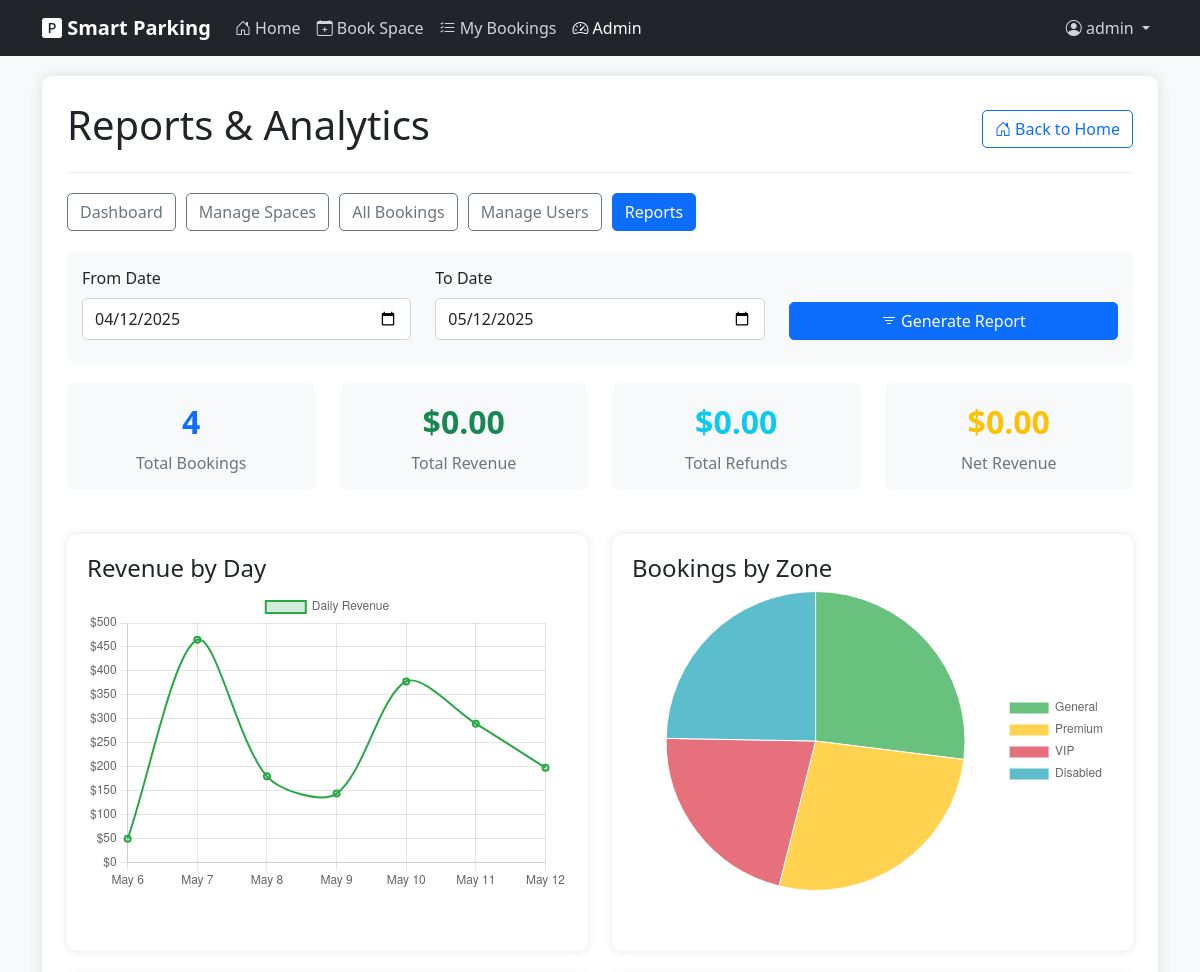
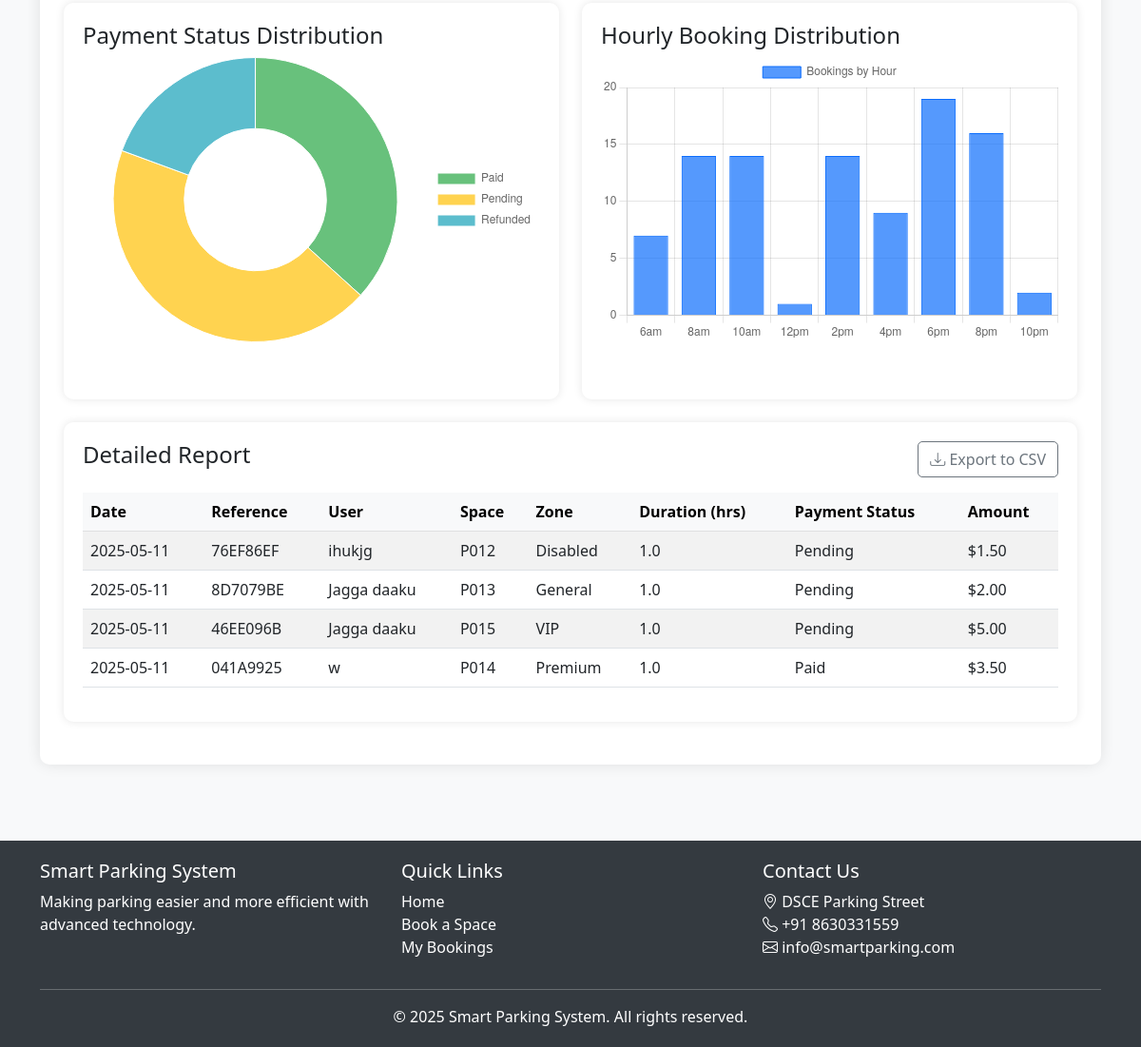
/admin/reports (signed in), run on an earlier commit of the app's database (2 pictures, top to bottom).
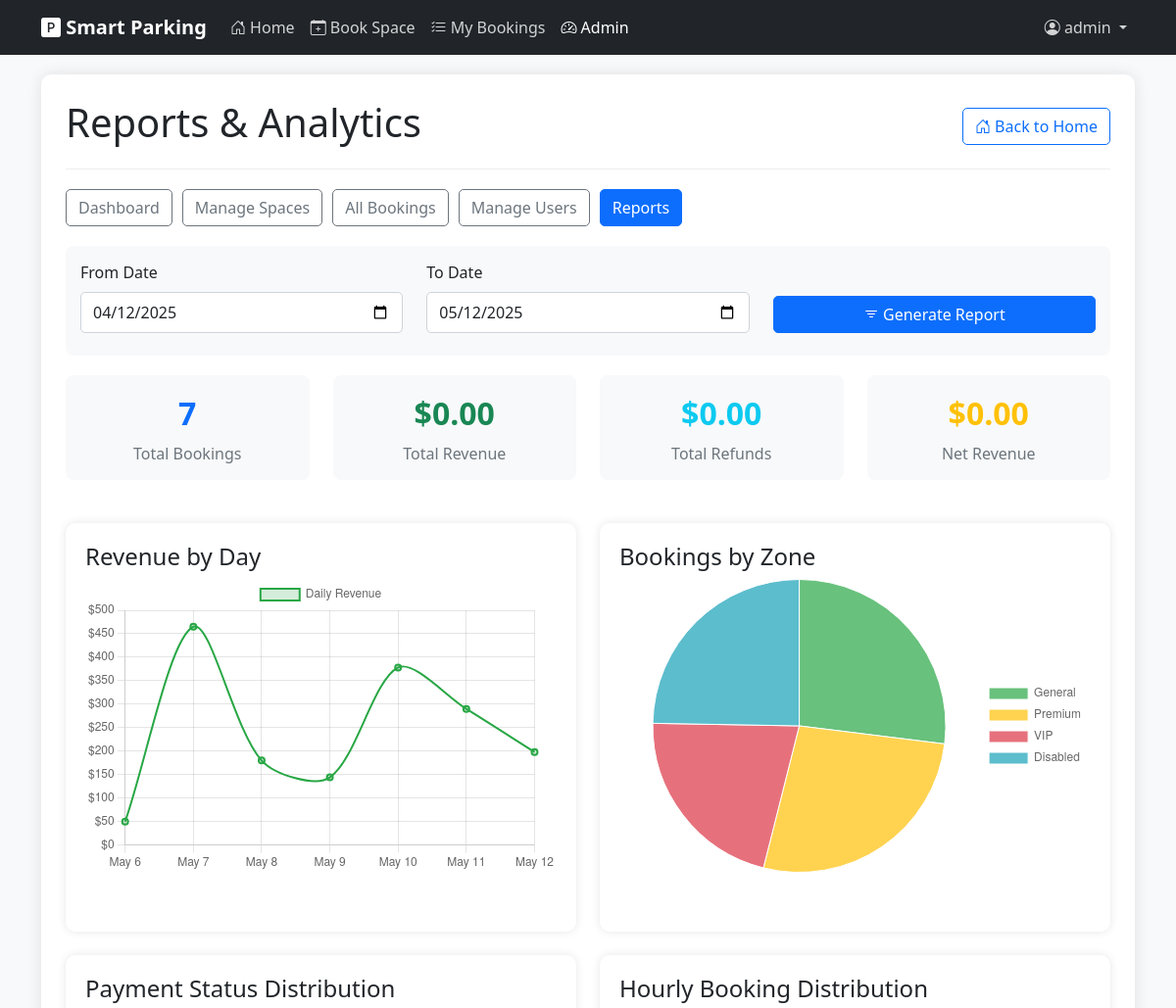
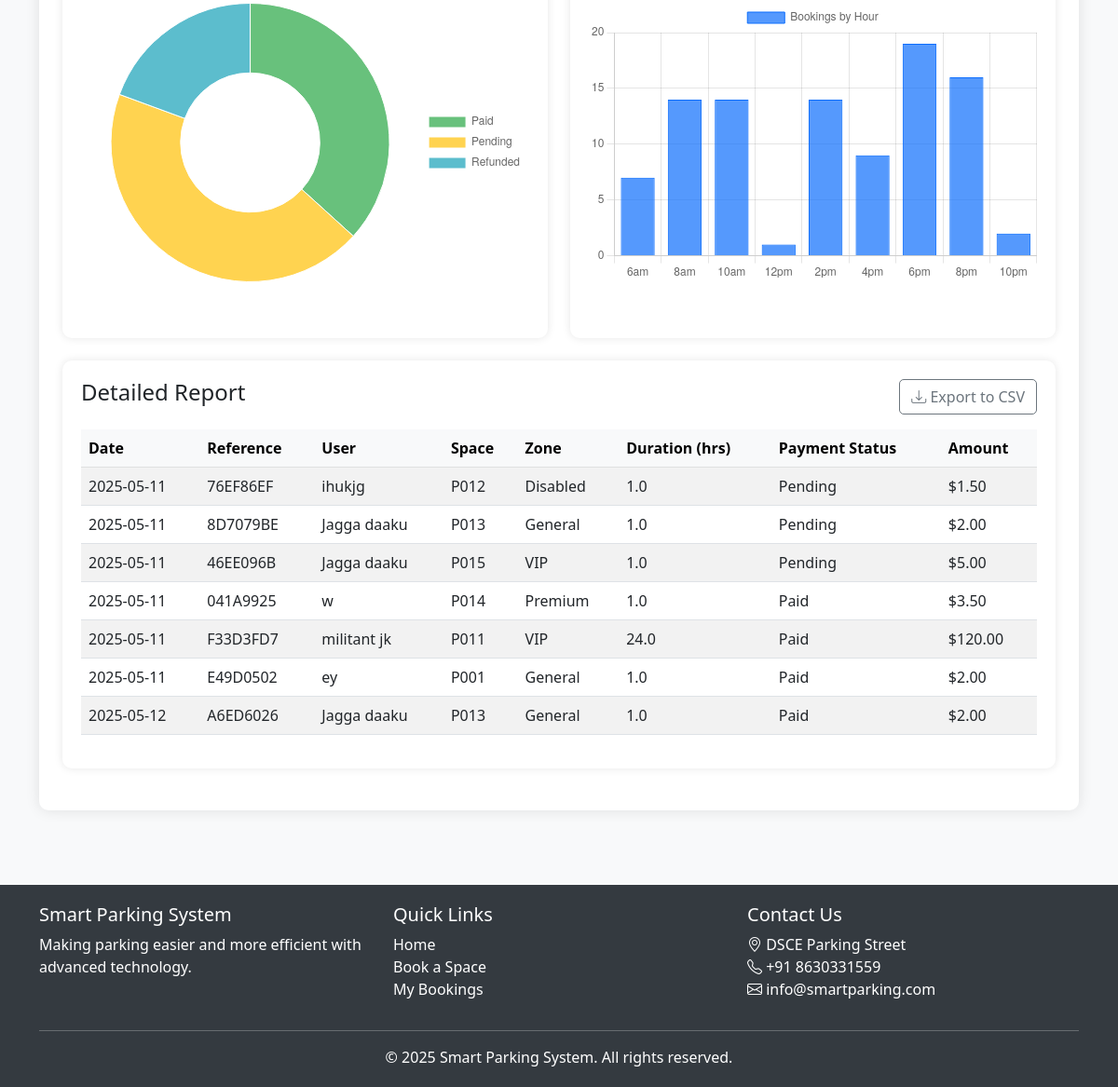
And on a later commit of the database (2 pictures, top to bottom).
### models.py (models this page shows, shortened)
class Booking(db.Model):
    id = db.Column(db.Integer, primary_key=True)
    booking_reference = db.Column(db.String(10), unique=True, nullable=False)
    user_id = db.Column(db.Integer, db.ForeignKey('user.id'), nullable=True)  # Can be null for guest bookings
    user_name = db.Column(db.String(100), nullable=False)
    user_email = db.Column(db.String(100), nullable=False)
    vehicle_id = db.Column(db.Integer, db.ForeignKey('vehicle.id'), nullable=True)
    license_plate = db.Column(db.String(20), nullable=False)
    start_time = db.Column(db.DateTime, nullable=False, default=datetime.utcnow)
    end_time = db.Column(db.DateTime, nullable=False)
    is_active = db.Column(db.Boolean, default=True)
    created_at = db.Column(db.DateTime, nullable=False, default=datetime.utcnow)
    parking_space_id = db.Column(db.Integer, db.ForeignKey('parking_space.id'), nullable=False)
    total_price = db.Column(db.Float, nullable=False)
    payment_status = db.Column(db.String(20), default='Pending')  # 'Pending', 'Paid', 'Refunded'
    check_in_time = db.Column(db.DateTime, nullable=True)
    check_out_time = db.Column(db.DateTime, nullable=True)
    selection_method = db.Column(db.String(20), default='Manual')  # 'Auto' or 'Manual'

class ParkingSpace(db.Model):
    id = db.Column(db.Integer, primary_key=True)
    position_x = db.Column(db.Integer, nullable=False)
    position_y = db.Column(db.Integer, nullable=False)
    space_id = db.Column(db.String(10), unique=True, nullable=False)
    zone = db.Column(db.String(20), default='General')  # e.g., 'VIP', 'Disabled', 'General'
    hourly_rate = db.Column(db.Float, default=150.00)  # Default hourly rate in INR (equivalent to ~$2.00)
    is_active = db.Column(db.Boolean, default=True)
    bookings = db.relationship('Booking', backref='parking_space', lazy=True)

### app.py (the view)
@app.route('/admin/reports')
def admin_reports():
    if not session.get('is_admin', False):
        flash('You do not have permission to access this page', 'danger')
        return redirect(url_for('index'))
    from_date = request.args.get('from_date', (datetime.now() - timedelta(days=30)).strftime('%Y-%m-%d'))
    to_date = request.args.get('to_date', datetime.now().strftime('%Y-%m-%d'))
    from_datetime = datetime.strptime(from_date, '%Y-%m-%d')
    to_datetime = datetime.strptime(to_date, '%Y-%m-%d') + timedelta(days=1)  # Include the end date
    bookings = Booking.query.filter(
        Booking.created_at >= from_datetime,
        Booking.created_at <= to_datetime
    ).all()
    payments = []
    total_revenue = 0
    total_refunds = 0
    return render_template(
        'admin/reports.html',
        bookings=bookings,
        payments=payments,
        total_revenue=total_revenue,
        total_refunds=total_refunds,
        from_date=from_date,
        to_date=to_date
    )

### app.py (called while the page is built)
@app.context_processor
def inject_view_functions():
    return dict(view_functions=app.view_functions)

### templates/admin/reports.html (shortened to what the changed rows need)
{% extends "layout.html" %}
{% block content %}
<div class="admin-container">
    <div class="admin-header d-flex justify-content-between align-items-center">
        <h1>Reports & Analytics</h1>
    </div>
    <div class="row">
        <div class="col-md-3 mb-4">
            <div class="summary-card text-center">
                <div class="summary-value text-primary">{{ bookings|length }}</div>
                <div class="summary-label">Total Bookings</div>
            </div>
        </div>
    </div>
    <div class="report-card">
        <div class="table-responsive">
            <table class="table table-striped table-hover" id="reportTable">
                <thead class="table-light">
                    <tr>
                        <th>Date</th>
                        <th>Reference</th>
                        <th>User</th>
                        <th>Space</th>
                        <th>Zone</th>
                        <th>Duration (hrs)</th>
                        <th>Payment Status</th>
                        <th>Amount</th>
                    </tr>
                </thead>
                <tbody>
                    {% for booking in bookings %}
                        <tr>
                            <td>{{ booking.created_at.strftime('%Y-%m-%d') }}</td>
                            <td>{{ booking.booking_reference }}</td>
                            <td>{{ booking.user_name }}</td>
                            <td>{{ booking.parking_space.space_id }}</td>
                            <td>{{ booking.parking_space.zone }}</td>
                            <td>{{ (booking.end_time - booking.start_time).total_seconds() // 3600 }}</td>
                            <td>{{ booking.payment_status }}</td>
                            <td>${{ "%.2f"|format(booking.total_price) }}</td>
                        </tr>
                    {% endfor %}
                </tbody>
            </table>
        </div>
    </div>
</div>
{% endblock %}

What changed in the data, as far as the page shows it:
added Booking: created_at "2025-05-11", booking_reference "F33D3FD7", user_name "militant jk", parking_space.space_id "P011", parking_space.zone "VIP", end_time+start_time "24.0", payment_status "Paid", total_price "120.00"
added Booking: created_at "2025-05-11", booking_reference "E49D0502", user_name "ey", parking_space.space_id "P001", parking_space.zone "General", end_time+start_time "1.0", payment_status "Paid", total_price "2.00"
added Booking: created_at "2025-05-12", booking_reference "A6ED6026", user_name "Jagga daaku", parking_space.space_id "P013", parking_space.zone "General", end_time+start_time "1.0", payment_status "Paid", total_price "2.00"
Also different on the page:
{{ bookings|length }}: "4" → "7"
